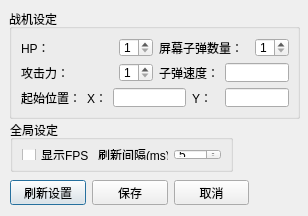
<?xml version="1.0" encoding="UTF-8"?>
<ui version="4.0">
 <class>Settings</class>
 <widget class="QDialog" name="Settings">
  <property name="geometry">
   <rect>
    <x>0</x>
    <y>0</y>
    <width>308</width>
    <height>216</height>
   </rect>
  </property>
  <property name="windowTitle">
   <string>游戏设置</string>
  </property>
  <property name="windowOpacity">
   <double>0.900000000000000</double>
  </property>
  <widget class="QGroupBox" name="groupBox">
   <property name="geometry">
    <rect>
     <x>9</x>
     <y>9</y>
     <width>291</width>
     <height>110</height>
    </rect>
   </property>
   <property name="title">
    <string>战机设定</string>
   </property>
   <layout class="QGridLayout" name="gridLayout">
    <item row="0" column="0">
     <widget class="QLabel" name="label">
      <property name="text">
       <string>HP：</string>
      </property>
     </widget>
    </item>
    <item row="0" column="1" colspan="2">
     <spacer name="horizontalSpacer_6">
      <property name="orientation">
       <enum>Qt::Horizontal</enum>
      </property>
      <property name="sizeHint" stdset="0">
       <size>
        <width>48</width>
        <height>20</height>
       </size>
      </property>
     </spacer>
    </item>
    <item row="0" column="4">
     <widget class="QSpinBox" name="spHp">
      <property name="statusTip">
       <string>1</string>
      </property>
      <property name="minimum">
       <number>1</number>
      </property>
     </widget>
    </item>
    <item row="0" column="5" colspan="3">
     <widget class="QLabel" name="label_7">
      <property name="text">
       <string>屏幕子弹数量：</string>
      </property>
     </widget>
    </item>
    <item row="0" column="8">
     <widget class="QSpinBox" name="spBulSum">
      <property name="statusTip">
       <string>5</string>
      </property>
      <property name="minimum">
       <number>1</number>
      </property>
      <property name="maximum">
       <number>20</number>
      </property>
     </widget>
    </item>
    <item row="1" column="0" colspan="2">
     <widget class="QLabel" name="label_2">
      <property name="text">
       <string>攻击力：</string>
      </property>
     </widget>
    </item>
    <item row="1" column="2" colspan="2">
     <spacer name="horizontalSpacer_7">
      <property name="orientation">
       <enum>Qt::Horizontal</enum>
      </property>
      <property name="sizeHint" stdset="0">
       <size>
        <width>21</width>
        <height>20</height>
       </size>
      </property>
     </spacer>
    </item>
    <item row="1" column="4">
     <widget class="QSpinBox" name="spDam">
      <property name="statusTip">
       <string>2</string>
      </property>
      <property name="minimum">
       <number>1</number>
      </property>
     </widget>
    </item>
    <item row="1" column="5" colspan="2">
     <widget class="QLabel" name="label_9">
      <property name="text">
       <string>子弹速度：</string>
      </property>
     </widget>
    </item>
    <item row="1" column="7" colspan="2">
     <widget class="QLineEdit" name="editBulSpeed">
      <property name="statusTip">
       <string>7</string>
      </property>
     </widget>
    </item>
    <item row="2" column="0" colspan="2">
     <widget class="QLabel" name="label_4">
      <property name="text">
       <string>起始位置：</string>
      </property>
     </widget>
    </item>
    <item row="2" column="2">
     <widget class="QLabel" name="label_5">
      <property name="text">
       <string>X：</string>
      </property>
     </widget>
    </item>
    <item row="2" column="3" colspan="3">
     <widget class="QLineEdit" name="editX">
      <property name="statusTip">
       <string>3</string>
      </property>
     </widget>
    </item>
    <item row="2" column="6">
     <widget class="QLabel" name="label_6">
      <property name="text">
       <string>Y：</string>
      </property>
     </widget>
    </item>
    <item row="2" column="7" colspan="2">
     <widget class="QLineEdit" name="editY">
      <property name="statusTip">
       <string>4</string>
      </property>
     </widget>
    </item>
   </layout>
  </widget>
  <widget class="QGroupBox" name="groupBox_2">
   <property name="geometry">
    <rect>
     <x>10</x>
     <y>120</y>
     <width>223</width>
     <height>52</height>
    </rect>
   </property>
   <property name="title">
    <string>全局设定</string>
   </property>
   <layout class="QGridLayout" name="gridLayout_2">
    <item row="0" column="0">
     <widget class="QCheckBox" name="chcShowFps">
      <property name="statusTip">
       <string>8</string>
      </property>
      <property name="layoutDirection">
       <enum>Qt::LeftToRight</enum>
      </property>
      <property name="text">
       <string>显示FPS</string>
      </property>
      <property name="tristate">
       <bool>false</bool>
      </property>
     </widget>
    </item>
    <item row="0" column="1">
     <widget class="QLabel" name="label_3">
      <property name="text">
       <string>刷新间隔(ms)：</string>
      </property>
     </widget>
    </item>
    <item row="0" column="2">
     <widget class="QSpinBox" name="spFps">
      <property name="statusTip">
       <string>9</string>
      </property>
      <property name="minimum">
       <number>5</number>
      </property>
      <property name="maximum">
       <number>999</number>
      </property>
      <property name="value">
       <number>5</number>
      </property>
     </widget>
    </item>
   </layout>
  </widget>
  <widget class="QWidget" name="">
   <property name="geometry">
    <rect>
     <x>10</x>
     <y>180</y>
     <width>239</width>
     <height>25</height>
    </rect>
   </property>
   <layout class="QHBoxLayout" name="horizontalLayout">
    <item>
     <widget class="QPushButton" name="btnRefresh">
      <property name="text">
       <string>刷新设置</string>
      </property>
     </widget>
    </item>
    <item>
     <widget class="QPushButton" name="btnSave">
      <property name="text">
       <string>保存</string>
      </property>
     </widget>
    </item>
    <item>
     <widget class="QPushButton" name="btnCancel">
      <property name="text">
       <string>取消</string>
      </property>
     </widget>
    </item>
   </layout>
  </widget>
 </widget>
 <tabstops>
  <tabstop>spHp</tabstop>
  <tabstop>spDam</tabstop>
  <tabstop>editX</tabstop>
  <tabstop>editY</tabstop>
  <tabstop>editBulSpeed</tabstop>
  <tabstop>chcShowFps</tabstop>
  <tabstop>spFps</tabstop>
  <tabstop>btnRefresh</tabstop>
  <tabstop>btnSave</tabstop>
  <tabstop>btnCancel</tabstop>
 </tabstops>
 <resources/>
 <connections/>
 <slots>
  <slot>on_set_main(QVariant,int)</slot>
 </slots>
</ui>
